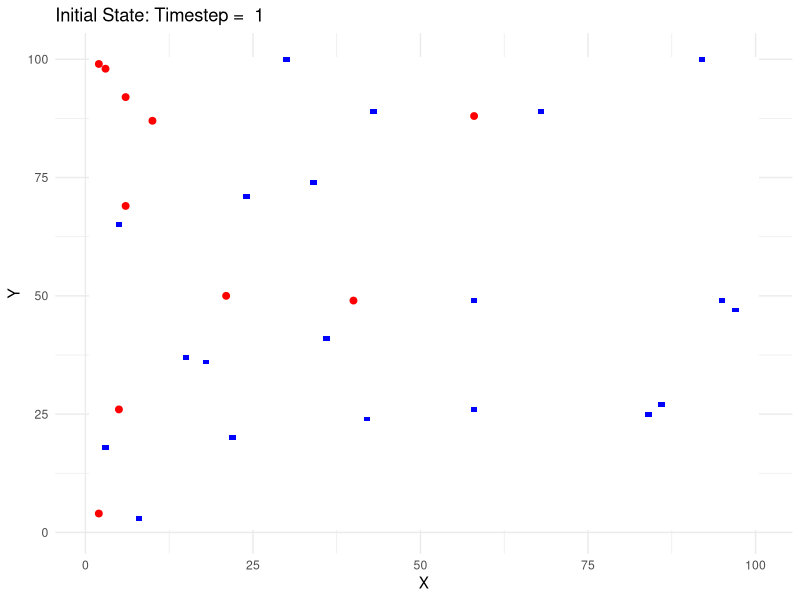

Write the R code that produced this figure.
# ----------------------------------------------------------------
# Wind Turbine and Red Kite Simulation
# ----------------------------------------------------------------
# This script sets up the parameters and initial states for a 
# simulation of wind turbine placement and also the parameters for 
# red kite dynamics.
# ----------------------------------------------------------------
# init Author: Neele Haß
# other Authors: Lukas Lindenthal
# date: November 2024
# ----------------------------------------------------------------


# Dependencies ----
library(ggplot2)

# Seed for Reproducibility ----
set.seed(42)

# ----------------------------------------------------------------
# Simulation Dimensions and Time Steps -----------------------------------------
# ----------------------------------------------------------------
timesteps <- 10      # Number of timesteps in the simulation
x_dim <- 100         # Grid width (x-axis)
y_dim <- 100         # Grid height (y-axis)

# ----------------------------------------------------------------
# Region and Obstacles ---------------------------------------------------------
# ----------------------------------------------------------------
# Initialize 3D array for the region
region <- array(0, dim = c(x_dim, y_dim, timesteps))

# Add Obstacles to the Region
n_hinder_1 <- 20                          # Number of obstacles (e.g. buildings)
random_x <- sample(1:x_dim, n_hinder_1, replace = TRUE)  # Random x-coordinates
random_y <- sample(1:y_dim, n_hinder_1, replace = TRUE)  # Random y-coordinates

# Mark obstacles for all timesteps
for (i in 1:n_hinder_1) {
  region[random_x[i], random_y[i], ] <- 1
}

# ----------------------------------------------------------------
# Wind Turbine Parameters ------------------------------------------------------
# ----------------------------------------------------------------
turb_neu_max <- 10     # Max turbines added per timestep
turb_neu_perc <- 0.5   # Percentage of existing turbines for new construction

# Initialize Wind Turbines
turbine <- array(FALSE, dim = c(x_dim, y_dim, timesteps))  # 3D array for turbines

# Randomly place initial turbines
n_turb_1 <- 10                                   # Number of initial turbines
random_x <- sample(1:x_dim, n_turb_1, replace = TRUE)  # Random x-coordinates
random_y <- sample(1:y_dim, n_turb_1, replace = TRUE)  # Random y-coordinates

for (i in 1:n_turb_1) {
  turbine[random_x[i], random_y[i], ] <- TRUE  # Place turbines at these positions
}

# ----------------------------------------------------------------
# Red Kite Parameters-----------------------------------------------------------
# ----------------------------------------------------------------
# Initialize Red Kite Dynamics
kites <- array(0, dim = c(x_dim, y_dim, timesteps))  # 3D array for red kites
growth_rate <- 0.5  # Growth rate (r in Ricker equation)
carrying_capacity <- 20  # Carrying capacity (K)
initial_kites <- 2  # Initial red kite count

# Randomly place initial red kites
random_x <- sample(1:x_dim, initial_kites, replace = TRUE)  # Random x-coordinates
random_y <- sample(1:y_dim, initial_kites, replace = TRUE)  # Random y-coordinates

for (i in 1:initial_kites) {
  kites[random_x[i], random_y[i], 1] <- 1
}

# ----------------------------------------------------------------
# Initial Plot: Region and Turbines (Timestep = 1) -----------------------------
# ----------------------------------------------------------------
# Extract layers for timestep 1
region_layer <- region[, , 1]
turbine_layer <- turbine[, , 1]

# Combine into a data frame for plotting
df <- data.frame(
  x = rep(1:x_dim, each = y_dim),
  y = rep(1:y_dim, times = x_dim),
  region = as.vector(region_layer),
  turbine = as.vector(turbine_layer)
)

# Plot Region and Turbines
p <- ggplot(df, aes(x = x, y = y)) +
  geom_tile(aes(fill = region), show.legend = FALSE) +
  scale_fill_gradient(low = "white", high = "blue", name = "Region") +
  geom_point(data = subset(df, turbine == TRUE), aes(x = x, y = y), color = "red", size = 2) +
  labs(title = paste("Initial State: Timestep = ", 1), x = "X", y = "Y") +
  theme_minimal()

# Print the plot
print(p)




# old structure  ----------------------------------------------------------

# # ---
# # Turbinen-Parameter
# 
# # region + n hindernisse
# # n turbinen
# 
# # ---
# set.seed(42)
# 
# library(ggplot2)
# 
# # Dimension --
# timesteps <- 10
# x_dim <- 100
# y_dim <- 100
# 
# # Region + hindernisse --
# region <- array(0, dim = c(x_dim, y_dim, timesteps))
# dim(region)
# 
# # Hindernisse in Region
# n_hinder_1 <- 20
# random_x <- sample(1:x_dim, n_hinder_1, replace = 1)  # Random x-coordinates
# random_y <- sample(1:y_dim, n_hinder_1, replace = 1)  # Random y-coordinates
# 
# # For each random coordinate, set TRUE across all timesteps
# for (i in 1:n_hinder_1) {
#   region[random_x[i], random_y[i], ] <- 1
# }
# 
# ## Turbinen-Parameter --
# turb_neu_max <- 10   # Max Turbinen, die pro Zeitschritt gebaut werden können
# turb_neu_perc <- 0.5  # Neubau-Prozentsatz abhängig von existierenden Turbinen
# 
# # Initiale State Turbinen --
# turbine <- array(FALSE, dim = c(x_dim, y_dim, timesteps))  # Kopiere die Region
# 
# n_turb_1 <- 10
# random_x <- sample(1:x_dim, n_turb_1, replace = TRUE)  # Random x-coordinates
# random_y <- sample(1:y_dim, n_turb_1, replace = TRUE)  # Random y-coordinates
# 
# # For each random coordinate, set TRUE across all timesteps
# for (i in 1:n_turb_1) {
#   turbine[random_x[i], random_y[i], ] <- TRUE 
#   }
# 
# ## Red Kite Parameters
# kites <- array(0, dim = c(x_dim, y_dim, timesteps))  # Red kite presence
# growth_rate <- 0.5  # Growth rate (r in Ricker equation)
# carrying_capacity <- 20  # Carrying capacity (K)
# initial_kites <- 2  # Initial red kite count
# 
# # Random placement of initial kites
# random_x <- sample(1:x_dim, initial_kites, replace = TRUE)
# random_y <- sample(1:y_dim, initial_kites, replace = TRUE)
# for (i in 1:initial_kites) {
#   kites[random_x[i], random_y[i], 1] <- 1
# }
# 
# 
# 
# # plot region + tubr t=1 --
# region_layer <- region[,,1]
# turbine_layer <- turbine[,,1]
# # Combine into a data frame
# x_dim <- dim(region_layer)[1]
# y_dim <- dim(region_layer)[2]
# 
# # Create a data frame with coordinates and values
# df <- data.frame(
#   x = rep(1:x_dim, each = y_dim),
#   y = rep(1:y_dim, times = x_dim),
#   region = as.vector(region_layer),
#   turbine = as.vector(turbine_layer)
# )
# 
# # plot
# p <- ggplot(df, aes(x = x, y = y)) +
#   geom_tile(aes(fill = region), show.legend = FALSE) +
#   scale_fill_gradient(low = "white", high = "blue", name = "Region") +
#   geom_point(data = subset(df, turbine == TRUE), aes(x = x, y = y), color = "red", size = 2) +
#   #geom_point(data = subset(df, region == TRUE), aes(x = x, y = y), color = "blue", size = 2) +
#   labs(title = paste("Timestep = ", 1), x = "X", y = "Y") +
#   theme_minimal()
# print(p)

